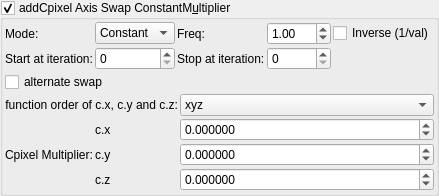
    <widget class="MyGroupBox" name="groupCheck_transf_addCpixel_enabled_false">
     <property name="toolTip">
      <string>&lt;html&gt;&lt;head/&gt;&lt;body&gt;&lt;p&gt;Cpixel is CVector3 c = ( c.x, c.y, c.z). It is each original point (pixel) in 3D space where the iteration starts from, ( c = original z for each point .) It is commonly found in formula structures z = f(z) + c.&lt;/p&gt;&lt;p&gt;The Cpixel multiplier effectively scales this point &amp;quot;c&amp;quot;.&lt;/p&gt;&lt;p&gt;This transform allows the swapping of the order of the &amp;quot;CVector3 c&amp;quot; components before being multiplied by &amp;quot;CVector3 z&amp;quot; components.&lt;/p&gt;&lt;/body&gt;&lt;/html&gt;</string>
     </property>
     <property name="title">
      <string>addCpixel Axis Swap ConstantM&amp;ultiplier</string>
     </property>
     <property name="checkable">
      <bool>true</bool>
     </property>
     <layout class="QVBoxLayout" name="verticalLayout_50">
      <property name="spacing">
       <number>2</number>
      </property>
      <property name="leftMargin">
       <number>2</number>
      </property>
      <property name="topMargin">
       <number>2</number>
      </property>
      <property name="rightMargin">
       <number>2</number>
      </property>
      <property name="bottomMargin">
       <number>2</number>
      </property>
      <item>
       <layout class="QGridLayout" name="gridLayout_81">
        <property name="spacing">
         <number>2</number>
        </property>
        <item row="3" column="3">
         <widget class="MySpinBox" name="spinboxInt_transf_stop_iterations_E">
          <property name="sizePolicy">
           <sizepolicy hsizetype="Preferred" vsizetype="Maximum">
            <horstretch>0</horstretch>
            <verstretch>0</verstretch>
           </sizepolicy>
          </property>
          <property name="maximum">
           <number>999</number>
          </property>
         </widget>
        </item>
      <item row="1" column="0">
       <widget class="QLabel"><property name="text"><string>Mode:</string></property></widget>
      </item>
      <item row="1" column="1">
       <widget class="MyComboBox" name="comboBox_transf_multiplier_value_mode_4">
        <item><property name="text"><string notr="true">Constant</string></property></item>
        <item><property name="text"><string notr="true">Sine</string></property></item>
        <item><property name="text"><string notr="true">Ramp</string></property></item>
       </widget>
      </item>
      <item row="1" column="2">
       <widget class="QLabel"><property name="text"><string>Freq:</string></property></widget>
      </item>
      <item row="1" column="3">
       <widget class="MyDoubleSpinBox" name="spinbox_transf_multiplier_frequency_4">
        <property name="minimum"><double>0.01</double></property><property name="maximum"><double>100.0</double></property>
        <property name="singleStep"><double>0.1</double></property><property name="value"><double>1.0</double></property>
       </widget>
      </item>
      <item row="1" column="4" colspan="2">
       <widget class="MyCheckBox" name="checkBox_transf_multiplier_inverse_4">
        <property name="text"><string>Inverse (1/val)</string></property>
       </widget>
      </item>
        <item row="3" column="2">
         <widget class="QLabel" name="label_52">
          <property name="text">
           <string>Stop at iteration:</string>
          </property>
         </widget>
        </item>
        <item row="3" column="1">
         <widget class="MySpinBox" name="spinboxInt_transf_start_iterations_E">
          <property name="sizePolicy">
           <sizepolicy hsizetype="Minimum" vsizetype="Maximum">
            <horstretch>0</horstretch>
            <verstretch>0</verstretch>
           </sizepolicy>
          </property>
          <property name="minimum">
           <number>0</number>
          </property>
          <property name="maximum">
           <number>999</number>
          </property>
          <property name="value">
           <number>0</number>
          </property>
         </widget>
        </item>
        <item row="3" column="0">
         <widget class="QLabel" name="label_72">
          <property name="text">
           <string>Start at iteration:</string>
          </property>
         </widget>
        </item>
       </layout>
      </item>
      <item>
       <layout class="QGridLayout" name="gridLayout_24" columnstretch="0,0,0,1">
        <property name="spacing">
         <number>2</number>
        </property>
        <item row="0" column="0" colspan="2">
         <widget class="MyCheckBox" name="checkBox_transf_alternate_enabled_false">
          <property name="text">
           <string>alternate swap</string>
          </property>
         </widget>
        </item>
        <item row="3" column="3">
         <widget class="MyDoubleSpinBox" name="spinbox3_transf_constant_multiplier_111_y">
          <property name="sizePolicy">
           <sizepolicy hsizetype="Minimum" vsizetype="Maximum">
            <horstretch>0</horstretch>
            <verstretch>0</verstretch>
           </sizepolicy>
          </property>
          <property name="prefix">
           <string/>
          </property>
          <property name="suffix">
           <string/>
          </property>
          <property name="decimals">
           <number>6</number>
          </property>
          <property name="minimum">
           <double>-99.989999999999995</double>
          </property>
          <property name="maximum">
           <double>99.989999999999995</double>
          </property>
          <property name="singleStep">
           <double>0.100000000000000</double>
          </property>
         </widget>
        </item>
        <item row="2" column="3">
         <widget class="MyDoubleSpinBox" name="spinbox3_transf_constant_multiplier_111_x">
          <property name="sizePolicy">
           <sizepolicy hsizetype="Minimum" vsizetype="Maximum">
            <horstretch>0</horstretch>
            <verstretch>0</verstretch>
           </sizepolicy>
          </property>
          <property name="prefix">
           <string/>
          </property>
          <property name="suffix">
           <string/>
          </property>
          <property name="decimals">
           <number>6</number>
          </property>
          <property name="minimum">
           <double>-99.989999999999995</double>
          </property>
          <property name="maximum">
           <double>99.989999999999995</double>
          </property>
          <property name="singleStep">
           <double>0.100000000000000</double>
          </property>
         </widget>
        </item>
        <item row="4" column="3">
         <widget class="MyDoubleSpinBox" name="spinbox3_transf_constant_multiplier_111_z">
          <property name="sizePolicy">
           <sizepolicy hsizetype="Minimum" vsizetype="Maximum">
            <horstretch>0</horstretch>
            <verstretch>0</verstretch>
           </sizepolicy>
          </property>
          <property name="prefix">
           <string/>
          </property>
          <property name="suffix">
           <string/>
          </property>
          <property name="decimals">
           <number>6</number>
          </property>
          <property name="minimum">
           <double>-99.989999999999995</double>
          </property>
          <property name="maximum">
           <double>99.989999999999995</double>
          </property>
          <property name="singleStep">
           <double>0.100000000000000</double>
          </property>
         </widget>
        </item>
        <item row="2" column="0" rowspan="3">
         <widget class="QLabel" name="label_108">
          <property name="text">
           <string>Cpixel Multiplier:</string>
          </property>
         </widget>
        </item>
        <item row="1" column="3">
         <widget class="MyComboBox" name="comboBox_mandelbulbMulti_order_of_xyz">
          <item>
           <property name="text">
            <string notr="true">xyz</string>
           </property>
          </item>
          <item>
           <property name="text">
            <string notr="true">xzy</string>
           </property>
          </item>
          <item>
           <property name="text">
            <string notr="true">yxz</string>
           </property>
          </item>
          <item>
           <property name="text">
            <string notr="true">yzx</string>
           </property>
          </item>
          <item>
           <property name="text">
            <string notr="true">zxy</string>
           </property>
          </item>
          <item>
           <property name="text">
            <string notr="true">zyx</string>
           </property>
          </item>
         </widget>
        </item>
        <item row="1" column="0" colspan="2">
         <widget class="QLabel" name="label">
          <property name="text">
           <string>function order of c.x, c.y and c.z:</string>
          </property>
          <property name="alignment">
           <set>Qt::AlignRight|Qt::AlignTrailing|Qt::AlignVCenter</set>
          </property>
         </widget>
        </item>
        <item row="2" column="1">
         <widget class="QLabel" name="label_49">
          <property name="font">
           <font>
            <weight>50</weight>
            <bold>false</bold>
           </font>
          </property>
          <property name="text">
           <string notr="true">c.x</string>
          </property>
         </widget>
        </item>
        <item row="3" column="1">
         <widget class="QLabel" name="label_50">
          <property name="font">
           <font>
            <weight>50</weight>
            <bold>false</bold>
           </font>
          </property>
          <property name="text">
           <string notr="true">c.y</string>
          </property>
         </widget>
        </item>
        <item row="4" column="1">
         <widget class="QLabel" name="label_55">
          <property name="font">
           <font>
            <weight>50</weight>
            <bold>false</bold>
           </font>
          </property>
          <property name="text">
           <string notr="true">c.z</string>
          </property>
         </widget>
        </item>
       </layout>
      </item>
     </layout>
    </widget>
